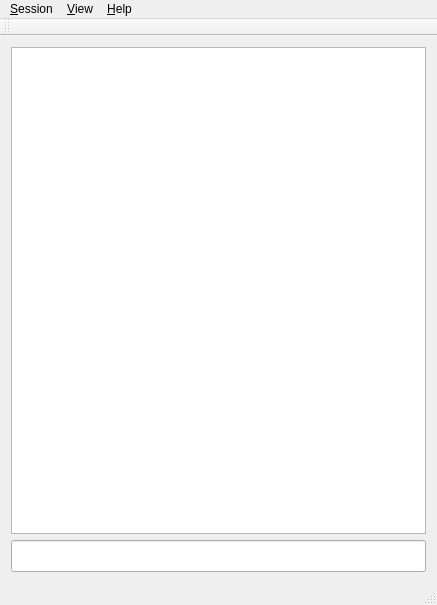
<?xml version="1.0" encoding="UTF-8"?>
<ui version="4.0">
 <class>MainWindow</class>
 <widget class="QMainWindow" name="MainWindow">
  <property name="geometry">
   <rect>
    <x>0</x>
    <y>0</y>
    <width>437</width>
    <height>605</height>
   </rect>
  </property>
  <property name="windowTitle">
   <string>resParser</string>
  </property>
  <widget class="QWidget" name="centralWidget">
   <layout class="QVBoxLayout" name="verticalLayout">
    <item>
     <widget class="QPlainTextEdit" name="output_pane">
      <property name="focusPolicy">
       <enum>Qt::ClickFocus</enum>
      </property>
     </widget>
    </item>
    <item>
     <widget class="HystoryLineEdit" name="line_input">
      <property name="baseSize">
       <size>
        <width>0</width>
        <height>0</height>
       </size>
      </property>
      <property name="font">
       <font>
        <pointsize>15</pointsize>
       </font>
      </property>
      <property name="focusPolicy">
       <enum>Qt::StrongFocus</enum>
      </property>
     </widget>
    </item>
   </layout>
  </widget>
  <widget class="QMenuBar" name="menuBar">
   <property name="geometry">
    <rect>
     <x>0</x>
     <y>0</y>
     <width>437</width>
     <height>29</height>
    </rect>
   </property>
   <widget class="QMenu" name="menu_Session">
    <property name="title">
     <string>&amp;Session</string>
    </property>
    <addaction name="action_Load"/>
    <addaction name="action_Save"/>
   </widget>
   <widget class="QMenu" name="menuHelp">
    <property name="title">
     <string>&amp;Help</string>
    </property>
    <addaction name="actionAbout"/>
   </widget>
   <widget class="QMenu" name="menuView">
    <property name="title">
     <string>&amp;View</string>
    </property>
    <widget class="QMenu" name="menu_Output_format">
     <property name="title">
      <string>&amp;Output format</string>
     </property>
     <addaction name="actionAuto"/>
     <addaction name="actionFloating"/>
     <addaction name="actionScientific"/>
     <addaction name="separator"/>
     <addaction name="actionHexadecimal"/>
    </widget>
    <addaction name="actionFunctions"/>
    <addaction name="menu_Output_format"/>
   </widget>
   <addaction name="menu_Session"/>
   <addaction name="menuView"/>
   <addaction name="menuHelp"/>
  </widget>
  <widget class="QToolBar" name="mainToolBar">
   <attribute name="toolBarArea">
    <enum>TopToolBarArea</enum>
   </attribute>
   <attribute name="toolBarBreak">
    <bool>false</bool>
   </attribute>
  </widget>
  <widget class="QStatusBar" name="statusBar"/>
  <action name="actionAbout">
   <property name="text">
    <string>&amp;About resParser</string>
   </property>
  </action>
  <action name="action_Load">
   <property name="text">
    <string>&amp;Load...</string>
   </property>
   <property name="shortcut">
    <string>F10</string>
   </property>
  </action>
  <action name="action_Save">
   <property name="text">
    <string>&amp;Save</string>
   </property>
   <property name="shortcut">
    <string>F9</string>
   </property>
  </action>
  <action name="actionFunctions">
   <property name="checkable">
    <bool>true</bool>
   </property>
   <property name="text">
    <string>&amp;Functions</string>
   </property>
   <property name="shortcut">
    <string>Ctrl+F</string>
   </property>
  </action>
  <action name="actionAuto">
   <property name="checkable">
    <bool>true</bool>
   </property>
   <property name="text">
    <string>Decimal (Auto)</string>
   </property>
   <property name="shortcut">
    <string>F5</string>
   </property>
  </action>
  <action name="actionFloating">
   <property name="checkable">
    <bool>true</bool>
   </property>
   <property name="text">
    <string>Decimal (Floating)</string>
   </property>
   <property name="shortcut">
    <string>F6</string>
   </property>
  </action>
  <action name="actionScientific">
   <property name="checkable">
    <bool>true</bool>
   </property>
   <property name="text">
    <string>Decimal (Scientific)</string>
   </property>
   <property name="shortcut">
    <string>F7</string>
   </property>
  </action>
  <action name="actionHexadecimal">
   <property name="checkable">
    <bool>true</bool>
   </property>
   <property name="text">
    <string>Hexadecimal</string>
   </property>
   <property name="shortcut">
    <string>F8</string>
   </property>
  </action>
 </widget>
 <layoutdefault spacing="6" margin="11"/>
 <customwidgets>
  <customwidget>
   <class>HystoryLineEdit</class>
   <extends>QLineEdit</extends>
   <header>hystorylineedit.h</header>
  </customwidget>
 </customwidgets>
 <resources/>
 <connections/>
</ui>
